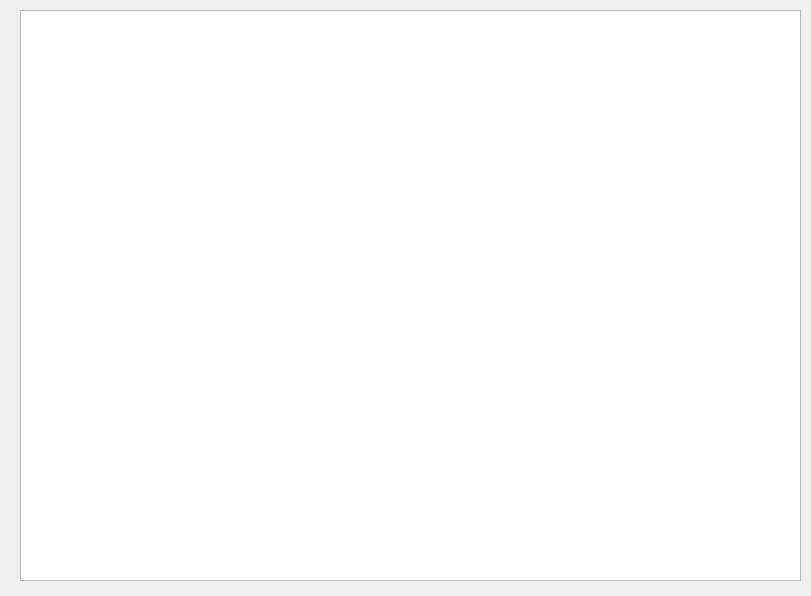
<?xml version="1.0" encoding="UTF-8"?>
<ui version="4.0">
 <class>Dialog</class>
 <widget class="QDialog" name="Dialog">
  <property name="geometry">
   <rect>
    <x>0</x>
    <y>0</y>
    <width>811</width>
    <height>596</height>
   </rect>
  </property>
  <property name="windowTitle">
   <string>Users Window</string>
  </property>
  <widget class="QTableWidget" name="table_Users">
   <property name="geometry">
    <rect>
     <x>20</x>
     <y>10</y>
     <width>781</width>
     <height>571</height>
    </rect>
   </property>
  </widget>
 </widget>
 <resources/>
 <connections/>
</ui>
